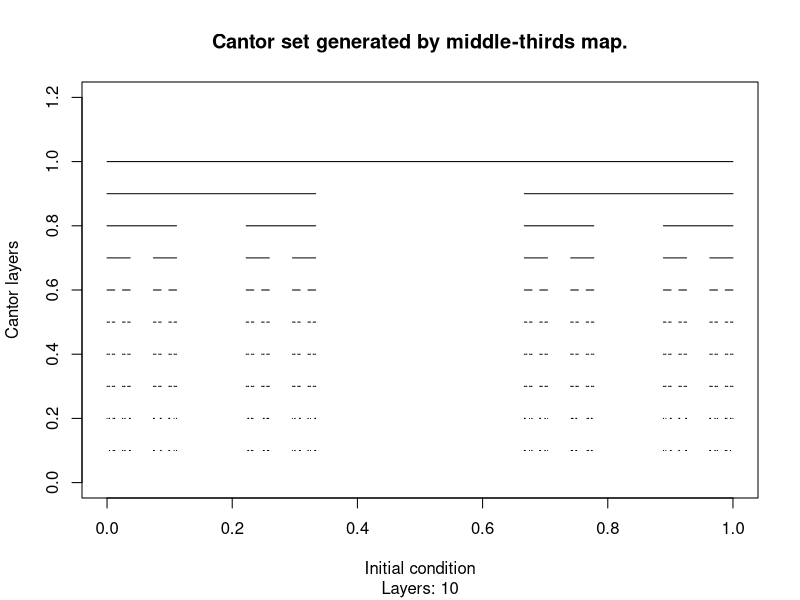

Generate this figure with R:
# Middle Thirds map and generation of the Cantor set

# Define the map
delay_middle_third <- function(x) {
  if (is.na(x)) {
    return(NA)
  } else if (x < 0.5) {
    a = 3*x
    if (a <= 1) {
      return(a)
    } else {
      return(NA)
    }
  } else {
    b = 3*(1-x)
    if (b <= 1) {
      return(b)
    } else {
      return(NA)
    }
  }
}

# Layers of Cantor set
layers <- 10

# Sequence of initial conditions
initial_cond <- seq(0,1,0.0001) 

# Matrix to store iterations
dyn <- matrix(NA, ncol = length(initial_cond), nrow = layers)
dyn[1,] <- initial_cond
for (i in 2:layers) {
  for (j in 1:length(initial_cond)) {
    dyn[i,j] = delay_middle_third(dyn[i-1,j])
  }
}

# Keep non-NAs and assign them a numeric value to plot
cantor <- !is.na(dyn)
cantor[cantor == FALSE] <- NA
for (i in 1:layers) {
  cantor[i,] = ((layers+1)-i)*0.1*cantor[i,]
}

# Plot
plot(initial_cond, cantor[1,], type = "l", ylim = c(0,1.2), 
     main = "Cantor set generated by middle-thirds map.", 
     sub = paste("Layers:", layers), xlab = "Initial condition", ylab = "Cantor layers")
for(i in 2:layers) {
  lines(initial_cond, cantor[i,])
}

